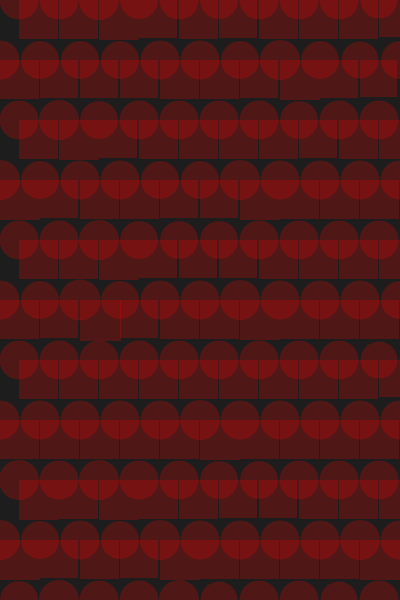
Frame 1 (no input)
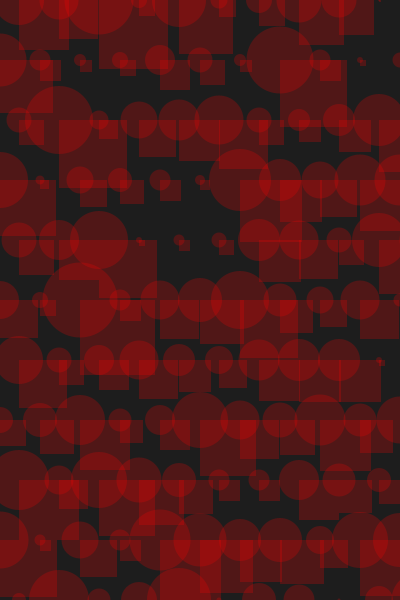
Frame 60 (the mouse pressed at the canvas centre just before this capture)
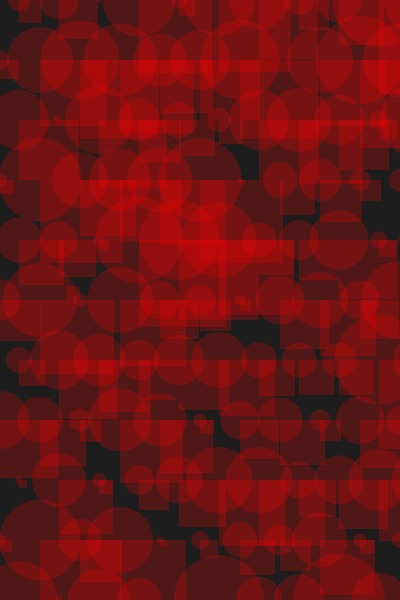
Frame 120 (the mouse held since frame 60 and released just before this capture)

The Processing sketch that drew these frames (run headless with seeded random() and noise(); from frame 60 on, the mouse is pressed at the canvas centre):

// Processing sketch: processing_4429
// ── processing_4429.pde

//zeinab Haidar digital computation studio
//reference monstrous moonshine 'moving shower tiles' http://openprocessing.org/visuals/?visualID=1753
float iter; 
int bg; 
int xdiv; 
int ydiv; 
int r; 
 
void setup() { 
  bg = 17; 
  background(bg); 
  size(400,600); 
  noStroke(); 
  smooth(); 
  colorMode(HSB, 147, 64, 64); 
  fill(55, 100, 100, 100); 
  iter = 0; 
  xdiv = width / 10; 
  ydiv = height / 10; 
  r = int(xdiv * 0.99); 
} 
 
void draw() { 
  background(bg); 
  iter += 0.02; 
  int xpos = 0; 
  int ypos = 0; 
  for(int y = 0; y < ydiv; y++) { 
    ypos =  y * ydiv; 
    for(int x = 0; x < xdiv; x++) { 
      xpos = y % 2 == 0 ? x * xdiv + int(r / 2) : x * xdiv;       
      int b = 100; 
      int h = 150 + int(noise(x + iter, y + iter) * 100); 
      int s = 66 + int(noise(x - iter, y - iter) * 50); 
      int grow = int((2 * r * (noise(x, y) * 2 - 1)) * sin(iter * 2)); 
      fill(h , s, b, 57); 
     rect(xpos, ypos, r + grow, r + grow); 
      ellipse(xpos, ypos, r + grow, r + grow);
    } 
  } 
} 
